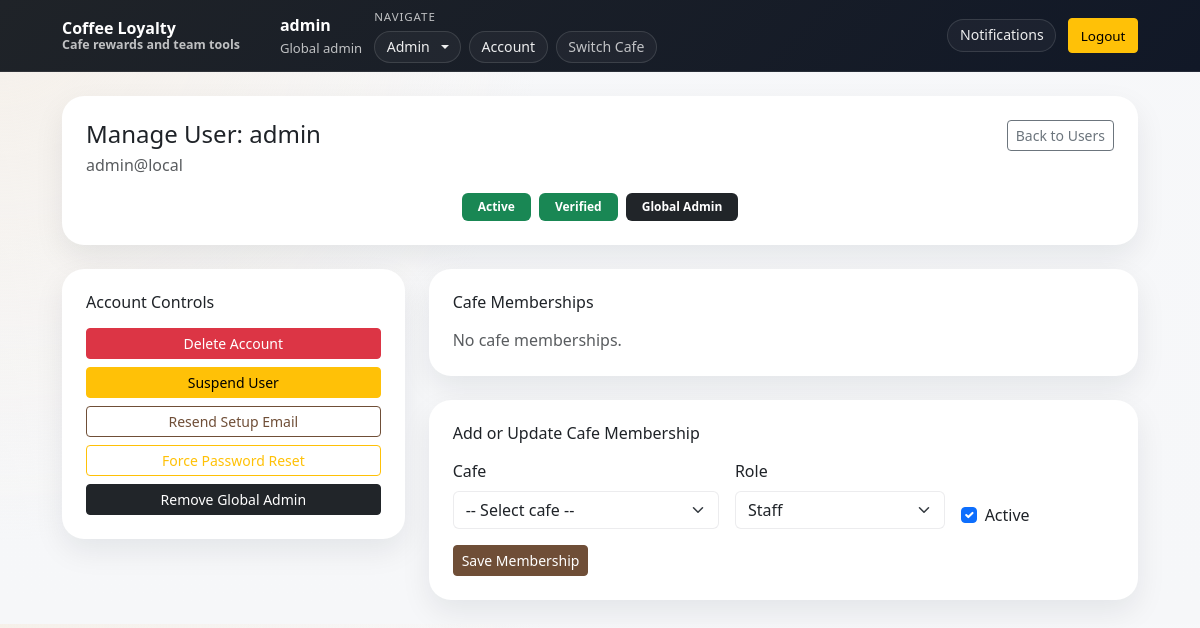
/admin/users/1 (signed in), run on the app's committed database.
### models.py (models this page shows)
class GlobalSettings(db.Model):
    __tablename__ = "global_settings"
    id = db.Column(db.Integer, primary_key=True, default=1)
    site_name = db.Column(db.String(120), nullable=False, default="Coffee Loyalty")
    allow_public_registration = db.Column(db.Boolean, nullable=False, default=True)
    allow_global_manager_invites = db.Column(db.Boolean, nullable=False, default=True)
    password_reset_expiry_hours = db.Column(db.Integer, nullable=False, default=1)
    default_stamps_required = db.Column(db.Integer, nullable=False, default=9)
    default_points_required = db.Column(db.Integer, nullable=False, default=100)
    default_points_per_purchase = db.Column(db.Integer, nullable=False, default=10)
    default_reward_name = db.Column(db.String(80), nullable=False, default="Free Coffee")
    default_welcome_message = db.Column(db.String(255), nullable=False, default="Welcome back!")
    default_invite_expiry_days = db.Column(db.Integer, nullable=False, default=7)
    default_allow_manager_invites = db.Column(db.Boolean, nullable=False, default=True)
    updated_at = db.Column(db.DateTime, nullable=False, default=datetime.utcnow, onupdate=datetime.utcnow)

class User(db.Model):
    __tablename__ = "users"
    id = db.Column(db.Integer, primary_key=True)
    username = db.Column(db.String(40), unique=True, nullable=False, index=True)
    email = db.Column(db.String(255), unique=True, nullable=False, index=True)
    password_hash = db.Column(db.String(255), nullable=False)
    pending_email = db.Column(db.String(255), nullable=True)
    email_verified_at = db.Column(db.DateTime, nullable=True)
    requires_password_setup = db.Column(db.Boolean, nullable=False, default=False)
    requires_email_verification = db.Column(db.Boolean, nullable=False, default=False)
    is_active = db.Column(db.Boolean, nullable=False, default=True)
    is_global_admin = db.Column(db.Boolean, nullable=False, default=False)
    qr_token = db.Column(
        db.String(64),
        unique=True,
        nullable=False,
        default=lambda: secrets.token_urlsafe(32),
    )
    created_at = db.Column(db.DateTime, nullable=False, default=datetime.utcnow)
    memberships = db.relationship(
        "CafeMember",
        back_populates="user",
        cascade="all, delete-orphan",
    )
    loyalty_cards = db.relationship(
        "LoyaltyCard",
        back_populates="user",
        cascade="all, delete-orphan",
    )
    notifications = db.relationship(
        "Notification",
        back_populates="user",
        cascade="all, delete-orphan",
    )
    password_reset_tokens = db.relationship(
        "PasswordResetToken",
        back_populates="user",
        cascade="all, delete-orphan",
    )
    activity_as_actor = db.relationship(
        "ActivityLog",
        foreign_keys="ActivityLog.actor_user_id",
        back_populates="actor_user",
        cascade="all, delete-orphan",
    )
    activity_as_target = db.relationship(
        "ActivityLog",
        foreign_keys="ActivityLog.target_user_id",
        back_populates="target_user",
        cascade="all, delete-orphan",
    )

### app.py (the view)
    @app.get("/admin/users/<int:user_id>")
    @require_login
    @require_global_admin
    def admin_user_manage(user_id: int):
        u = db.session.get(User, user_id)
        if not u:
            abort(404)
        cafes = (
            Cafe.query
            .filter(Cafe.is_active == True, Cafe.is_archived == False)  # noqa: E712
            .order_by(Cafe.name.asc())
            .all()
        )
        memberships = CafeMember.query.filter_by(user_id=u.id).order_by(CafeMember.created_at.desc()).all()
        cafe_map = {c.id: c for c in Cafe.query.order_by(Cafe.name.asc()).all()}
        return render_template(
            "admin_user_manage.html",
            target=u,
            cafes=cafes,
            memberships=memberships,
            cafe_map=cafe_map
        )

### app.py (called while the page is built, shortened)
def ensure_global_settings() -> GlobalSettings:
    settings = db.session.get(GlobalSettings, 1)
    if settings:
        return settings
    settings = GlobalSettings(id=1)
    db.session.add(settings)
    db.session.commit()
    return settings

def ensure_email_settings() -> EmailSettings:
    settings = db.session.get(EmailSettings, 1)
    if settings:
        return settings

def cafe_is_available(cafe: Cafe | None) -> bool:
    return bool(cafe and cafe.is_active and not getattr(cafe, "is_archived", False))

def normalize_phone(phone_number: str) -> str:
    return re.sub(r"\D+", "", phone_number or "")

def normalize_email(email: str) -> str:
    return (email or "").strip().lower()

def get_user_contact(user_id: int) -> UserContact | None:
    return UserContact.query.filter_by(user_id=user_id).first()

def get_blocked_contact(*, email: str | None = None, phone_number: str | None = None) -> BlockedContact | None:
    normalized_email = normalize_email(email or "")
    if normalized_email:
        blocked_email = BlockedContact.query.filter_by(block_type="email", normalized_value=normalized_email).first()
        if blocked_email:
            return blocked_email
    normalized_phone = normalize_phone(phone_number or "")
    if normalized_phone:
        blocked_phone = BlockedContact.query.filter_by(block_type="phone", normalized_value=normalized_phone).first()
        if blocked_phone:
            return blocked_phone
    return None

def get_user_block(user: User | None) -> BlockedContact | None:
    if not user:
        return None
    contact = get_user_contact(user.id)
    return get_blocked_contact(email=user.email, phone_number=contact.phone_number if contact else None)

### templates/admin_user_manage.html (shortened to what this page needs)
{% extends "base.html" %}
{% block content %}
<div class="card shadow-sm border-0 mb-4">
  <div class="card-body p-4">
    <div class="d-flex flex-column gap-3">
      <div class="d-flex justify-content-between align-items-start flex-wrap gap-3">
        <div>
          <h1 class="h4 mb-1">Manage User: {{ target.username }}</h1>
          <p class="text-muted mb-0">{{ target.email }}</p>
        </div>
        <a class="btn btn-outline-secondary btn-sm" href="{{ url_for('admin_users') }}">Back to Users</a>
      </div>
      <div class="d-flex justify-content-center flex-wrap gap-2">
        {% if target.is_active %}
          <span class="badge bg-success px-3 py-2">Active</span>
        {% else %}
          <span class="badge bg-danger px-3 py-2">Suspended</span>
        {% endif %}
        {% if not target.requires_email_verification %}
          <span class="badge bg-success px-3 py-2">Verified</span>
        {% else %}
          <span class="badge bg-warning text-dark px-3 py-2">Unverified</span>
        {% endif %}
        {% if target.is_global_admin %}
          <span class="badge bg-dark px-3 py-2">Global Admin</span>
        {% endif %}
      </div>
    </div>
  </div>
</div>
<div class="row g-4">
  <div class="col-lg-4">
    <div class="card shadow-sm border-0">
      <div class="card-body p-4">
        <h2 class="h6 mb-3">Account Controls</h2>
        <form method="post" action="{{ url_for('admin_user_update', user_id=target.id) }}" class="mb-2">
          <button class="btn btn-danger btn-sm w-100" type="submit" onclick="return confirm('Delete {{ target.username }} permanently? This cannot be undone.');">
            Delete Account
          </button>
        </form>
        <form method="post" action="{{ url_for('admin_user_update', user_id=target.id) }}" class="mb-2">
          <button class="btn btn-warning btn-sm w-100" type="submit">
            {% if target.is_active %}Suspend User{% else %}Reactivate User{% endif %}
          </button>
        </form>
        <form method="post" action="{{ url_for('admin_user_update', user_id=target.id) }}" class="mb-2">
          <button class="btn btn-outline-primary btn-sm w-100" type="submit">Resend Setup Email</button>
        </form>
        <form method="post" action="{{ url_for('admin_user_update', user_id=target.id) }}" class="mb-2">
          <button class="btn btn-outline-warning btn-sm w-100" type="submit">Force Password Reset</button>
        </form>
        <form method="post" action="{{ url_for('admin_user_update', user_id=target.id) }}">
          <button class="btn btn-dark btn-sm w-100" type="submit">
            {% if target.is_global_admin %}Remove Global Admin{% else %}Make Global Admin{% endif %}
          </button>
        </form>
      </div>
    </div>
  </div>
  <div class="col-lg-8">
    <div class="card shadow-sm border-0 mb-4">
      <div class="card-body p-4">
        <h2 class="h6 mb-3">Cafe Memberships</h2>
        {% if memberships %}
          <div class="d-flex flex-column gap-3">
            {% for m in memberships %}
              <div class="rounded-4 border p-3">
                <div class="d-flex justify-content-between align-items-start flex-wrap gap-2 mb-3">
                  <div>
                    <div class="fw-semibold">{{ cafe_map[m.cafe_id].name if cafe_map.get(m.cafe_id) else 'Unknown Cafe' }}</div>
                    <div class="text-muted small">Added {{ m.created_at }}</div>
                  </div>
                  <div class="d-flex flex-wrap gap-2">
                    <span class="badge {% if m.is_active %}bg-success{% else %}bg-secondary{% endif %}">{{ 'Active' if m.is_active else 'Inactive' }}</span>
                    <span class="badge {% if m.role == 'owner' %}bg-dark{% elif m.role == 'manager' %}bg-primary{% else %}text-bg-light border{% endif %}">
                      {% if m.role == 'owner' %}Cafe Owner{% else %}{{ m.role|title }}{% endif %}
                    </span>
                  </div>
                </div>
                <div class="d-flex flex-column flex-xl-row gap-2">
                  <form method="post" action="{{ url_for('admin_user_membership', user_id=target.id) }}" class="d-flex flex-wrap gap-2 flex-grow-1">
                    <input type="hidden" name="csrf_token" value="{{ csrf_token }}">
                    <input type="hidden" name="action" value="add_or_update">
                    <input type="hidden" name="cafe_id" value="{{ m.cafe_id }}">
                    <select name="role" class="form-select form-select-sm" style="max-width: 180px;">
                      <option value="staff" {% if m.role=='staff' %}selected{% endif %}>Staff</option>
                      <option value="manager" {% if m.role=='manager' %}selected{% endif %}>Manager</option>
                      <option value="owner" {% if m.role=='owner' %}selected{% endif %}>Cafe Owner</option>
                    </select>
                    <div class="form-check align-self-center">
                      <input class="form-check-input" type="checkbox" name="is_active" id="active_{{ m.id }}" {% if m.is_active %}checked{% endif %}>
                      <label class="form-check-label small" for="active_{{ m.id }}">Active</label>
                    </div>
                    <button class="btn btn-outline-primary btn-sm" type="submit">Update</button>
                  </form>
                  <form method="post" action="{{ url_for('admin_user_membership', user_id=target.id) }}">
                    <input type="hidden" name="csrf_token" value="{{ csrf_token }}">
                    <input type="hidden" name="action" value="remove">
                    <input type="hidden" name="member_id" value="{{ m.id }}">
                    <button class="btn btn-outline-danger btn-sm" type="submit" {% if m.role == 'owner' %}disabled{% endif %}>Remove</button>
                  </form>
                </div>
                {% if m.role == 'owner' %}
                  <div class="text-muted small mt-2">Transfer the owner role before removing or deleting this account.</div>
                {% endif %}
              </div>
            {% endfor %}
          </div>
        {% else %}
          <p class="text-muted mb-0">No cafe memberships.</p>
        {% endif %}
      </div>
    </div>
    <div class="card shadow-sm border-0">
      <div class="card-body p-4">
        <h2 class="h6 mb-3">Add or Update Cafe Membership</h2>
        <form method="post" action="{{ url_for('admin_user_membership', user_id=target.id) }}">
          <div class="row g-3">
            <div class="col-md-5">
              <label class="form-label">Cafe</label>
              <select name="cafe_id" class="form-select" required>
                <option value="">-- Select cafe --</option>
              </select>
            </div>
            <div class="col-md-4">
              <label class="form-label">Role</label>
              <select name="role" class="form-select">
                <option value="staff">Staff</option>
              </select>
            </div>
            <div class="col-md-3 d-flex align-items-end">
              <div class="form-check">
                <input class="form-check-input" type="checkbox" name="is_active" checked>
                <label class="form-check-label">Active</label>
              </div>
            </div>
          </div>
          <button class="btn btn-primary btn-sm mt-3" type="submit">Save Membership</button>
        </form>
      </div>
    </div>
  </div>
</div>
{% endblock %}

### templates/base.html (shortened to what this page needs)
<!doctype html>
<html lang="en">
<head>
<link href="https://cdn.jsdelivr.net/npm/bootstrap@5.3.3/dist/css/bootstrap.min.css" rel="stylesheet">
</head>
<body class="theme-{{ active_cafe.theme_mode if active_cafe else 'light' }} card-{{ active_cafe.card_style if active_cafe else 'rounded' }}">
<nav class="navbar navbar-expand-lg navbar-dark sticky-top">
<div class="container main-container">
<a class="navbar-brand fw-semibold" href="{{ url_for('index') }}">
<span class="brand-copy">
<span class="brand-title">{{ active_cafe.name if active_cafe else (global_settings.site_name if global_settings else 'Coffee Loyalty') }}</span>
<span class="brand-subtitle">
{% if active_cafe %}
Loyalty and staff hub
{% else %}
Cafe rewards and team tools
{% endif %}
</span>
</span>
</a>
<div class="collapse navbar-collapse" id="navMenu">
<div class="nav-layout ms-lg-4">
{% if me %}
<div class="nav-cluster">
<div class="nav-status" aria-label="Current account">
<strong>{{ me.username }}</strong>
<span>
{% if me_is_admin %}
Global admin
{% elif me_membership %}
{{ 'Cafe Owner' if me_membership.role == 'owner' else me_membership.role|capitalize }} at {{ active_cafe.name if active_cafe else 'selected cafe' }}
{% elif active_cafe %}
Customer at {{ active_cafe.name }}
{% else %}
Signed in
{% endif %}
</span>
</div>
<div class="nav-stack" aria-label="Workspace navigation">
<div class="nav-group-label">Navigate</div>
<div class="nav-menu-group">
{% if me_is_admin %}
<div class="dropdown">
<button class="nav-chip nav-dropdown-toggle dropdown-toggle {% if request.endpoint in ['admin_create_cafe', 'admin_users', 'admin_global_settings', 'admin_cafes'] %}active{% endif %}"
type="button"
data-bs-toggle="dropdown"
aria-expanded="false">
Admin
</button>
</div>
{% endif %}
<a class="nav-chip {% if request.endpoint == 'account' %}active{% endif %}"
href="{{ url_for('account') }}"
aria-current="{% if request.endpoint == 'account' %}page{% endif %}">
Account
</a>
<a class="nav-chip nav-chip-muted {% if request.endpoint == 'select_cafe' %}active{% endif %}"
href="{{ url_for('select_cafe') }}"
aria-current="{% if request.endpoint == 'select_cafe' %}page{% endif %}">
Switch Cafe
</a>
</div>
</div>
</div>
<div class="nav-cluster justify-content-lg-end">
<div class="dropdown">
<button class="nav-chip nav-dropdown-toggle {% if unread_notifications %}active{% endif %}"
type="button"
data-bs-toggle="dropdown"
aria-expanded="false"
aria-label="Notifications">
Notifications
</button>
</div>
<form method="post"
action="{{ url_for('logout') }}"
class="m-0">
<button class="btn btn-warning btn-sm">Logout</button>
</form>
</div>
{% endif %}
</div>
</div>
</div>
</nav>
<main class="container main-container py-4" id="main-content" tabindex="-1">
{% block content %}{% endblock %}
</main>
</body>
</html>

### data on the page
GlobalSettings: site_name "Coffee Loyalty"
User: username "admin", email "admin@local"
